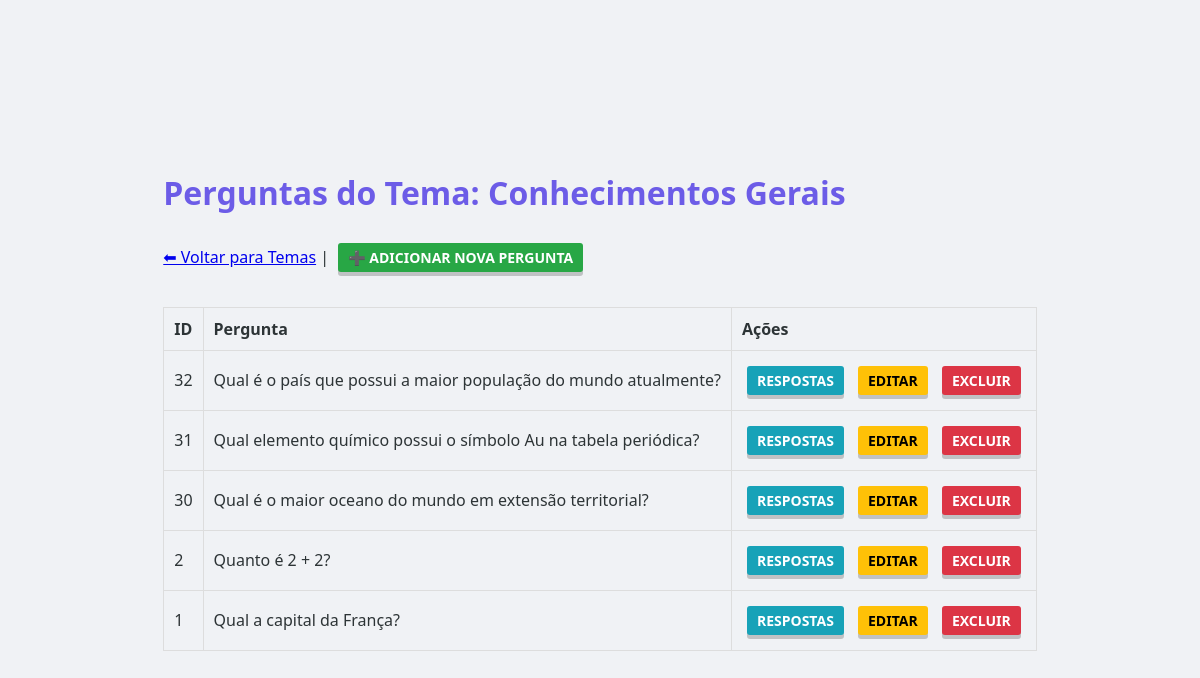
Screenshot of /admin/perguntas.php?tema_id=1 (signed in) with the database file from the repository.
### tables this page shows
CREATE TABLE `temas` (
  `id` int(11) NOT NULL,
  `nome` varchar(100) NOT NULL,
  `icone` varchar(255) DEFAULT NULL
);

CREATE TABLE `perguntas` (
  `id` int(11) NOT NULL,
  `tema_id` int(11) NOT NULL,
  `texto_pergunta` text NOT NULL,
  `data_desafio` date DEFAULT NULL
);

### admin/perguntas.php (the view, shortened to what this page needs)
<?php
include '../config/connect.php';
$tema_id = (int)$_GET['tema_id'];
$sql_tema = "SELECT nome FROM temas WHERE id = :id";
$stmt_t = $conn->prepare($sql_tema);
$stmt_t->execute([':id' => $tema_id]);
$tema = $stmt_t->fetch(PDO::FETCH_ASSOC);
$sql_perguntas = "SELECT * FROM perguntas WHERE tema_id = :tema_id ORDER BY id DESC";
$stmt_p = $conn->prepare($sql_perguntas);
$stmt_p->execute([':tema_id' => $tema_id]);
$perguntas = $stmt_p->fetchAll(PDO::FETCH_ASSOC);
?>
<!DOCTYPE html>
<html lang="pt-br">
<head>
    <link rel="stylesheet" href="../css/style.css">
</head>
<body>
    <div style="max-width: 900px; margin: auto;">
        <h1>Perguntas do Tema: <?php echo htmlspecialchars($tema['nome']); ?></h1>
        <a href="index.php">⬅ Voltar para Temas</a> |
        <a href="form_pergunta.php?tema_id=<?php echo $tema_id; ?>" class="btn btn-add">➕ Adicionar Nova Pergunta</a>
        <table>
            <thead>
                <tr>
                    <th>ID</th>
                    <th>Pergunta</th>
                    <th>Ações</th>
                </tr>
            </thead>
            <tbody>
                <?php foreach ($perguntas as $p): ?>
                <tr>
                    <td><?php echo $p['id']; ?></td>
                    <td><?php echo htmlspecialchars($p['texto_pergunta']); ?></td>
                    <td>
                        <a href="respostas.php?pergunta_id=<?php echo $p['id']; ?>" class="btn btn-resp">Respostas</a>
                        <a href="form_pergunta.php?id=<?php echo $p['id']; ?>&tema_id=<?php echo $tema_id; ?>" class="btn btn-edit">Editar</a>
                        <a href="excluir_pergunta.php?id=<?php echo $p['id']; ?>&tema_id=<?php echo $tema_id; ?>"
                           class="btn btn-del"
                           onclick="return confirm('Excluir esta pergunta e todas as suas respostas?')">Excluir</a>
                    </td>
                </tr>
                <?php endforeach; ?>
            </tbody>
        </table>
    </div>
</body>
</html>

### css/style.css (style rules this page uses)
:root { --primary: #6c5ce7; --secondary: #a29bfe; --success: #00b894; --danger: #d63031; --bg: #f0f2f5; --text: #2d3436; --card: #ffffff; }
body { font-family: 'Segoe UI', Tahoma, Geneva, Verdana, sans-serif; background-color: var(--bg); color: var(--text); margin: 0; display: flex; flex-direction: column; justify-content: center; align-items: center; min-height: 100vh; padding: 20px; box-sizing: border-box; }
h1 { color: var(--primary); margin-bottom: 1.5rem; }
.btn { display: inline-block; padding: 12px 25px; font-size: 16px; font-weight: bold; text-transform: uppercase; text-decoration: none; border: none; border-radius: 8px; cursor: pointer; transition: all 0.2s ease; margin: 5px; position: relative; top: 0; box-shadow: 0 4px 0 rgba(0,0,0,0.2); }

### admin/perguntas.php (style rules this page uses)
table { width: 100%; border-collapse: collapse; margin-top: 20px; }
th, td { border: 1px solid #ddd; padding: 10px; text-align: left; }
.btn { padding: 5px 10px; text-decoration: none; border-radius: 3px; color: white; font-size: 14px; }
.btn-add { background: #28a745; display: inline-block; margin-bottom: 15px; }
.btn-edit { background: #ffc107; color: black; }
.btn-del { background: #dc3545; }
.btn-resp { background: #17a2b8; }

### rows the page displays
temas: nome "Conhecimentos Gerais"
perguntas: id "32", texto_pergunta "Qual é o país que possui a maior população do mundo atualmente?"
perguntas: id "31", texto_pergunta "Qual elemento químico possui o símbolo Au na tabela periódica?"
perguntas: id "30", texto_pergunta "Qual é o maior oceano do mundo em extensão territorial?"
perguntas: id "2", texto_pergunta "Quanto é 2 + 2?"
perguntas: id "1", texto_pergunta "Qual a capital da França?"
